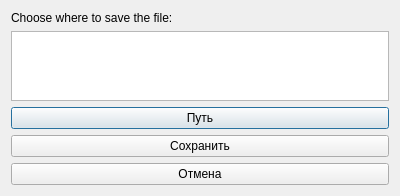
<?xml version="1.0" encoding="UTF-8"?>
<ui version="4.0">
 <class>ExportXlsxDialog</class>
 <widget class="QDialog" name="ExportXlsxDialog">
  <property name="geometry">
   <rect>
    <x>0</x>
    <y>0</y>
    <width>400</width>
    <height>195</height>
   </rect>
  </property>
  <property name="windowTitle">
   <string>Export to XLSX</string>
  </property>
  <layout class="QVBoxLayout" name="verticalLayout">
   <item>
    <widget class="QLabel" name="label">
     <property name="text">
      <string>Choose where to save the file:</string>
     </property>
    </widget>
   </item>
   <item>
    <widget class="QTextEdit" name="routeEdit">
     <property name="readOnly">
      <bool>true</bool>
     </property>
    </widget>
   </item>
   <item>
    <widget class="QPushButton" name="routeButton">
     <property name="text">
      <string>Путь</string>
     </property>
    </widget>
   </item>
   <item>
    <widget class="QPushButton" name="saveButton">
     <property name="text">
      <string>Сохранить</string>
     </property>
    </widget>
   </item>
   <item>
    <widget class="QPushButton" name="cancelButton">
     <property name="text">
      <string>Отмена</string>
     </property>
    </widget>
   </item>
  </layout>
 </widget>
 <resources/>
 <connections/>
</ui>
